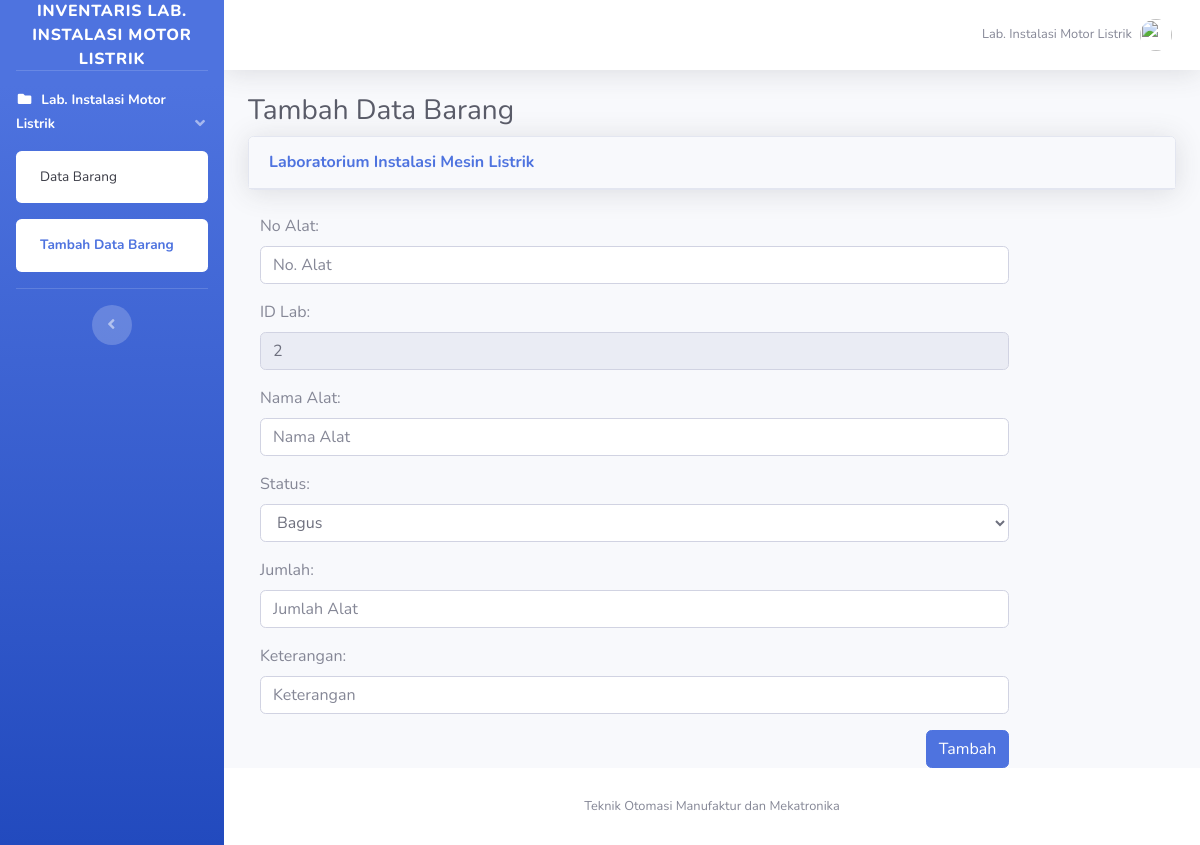
The page /lab_iml/tambah_barang.php on the database its author committed.
### tables this page shows
CREATE TABLE `t_laboratorium` (
  `id_lab` int(4) UNSIGNED NOT NULL,
  `nama_lab` varchar(50) NOT NULL,
  `ka_lab` varchar(20) NOT NULL,
  `username` varchar(30) NOT NULL,
  `password` varchar(40) NOT NULL
);

### lab_iml/tambah_barang.php (the view, shortened to what this page needs)
<?php
    include "../config.php";
    $query_lab = mysqli_query($koneksi,"SELECT * FROM t_laboratorium where id_lab=2");
    $data_lab = mysqli_fetch_array($query_lab);
?>
<!DOCTYPE html>
<html lang="en">
    <head>
        <link href="../vendor/fontawesome-free/css/all.min.css" rel="stylesheet" type="text/css">
        <link href="../css/sb-admin-2.min.css" rel="stylesheet">
        <link href="../vendor/datatables/dataTables.bootstrap4.min.css" rel="stylesheet">
    </head>
    <body id="page-top">
        <div id="wrapper">
            <ul class="navbar-nav bg-gradient-primary sidebar sidebar-dark accordion" id="accordionSidebar">
                <a class="sidebar-brand d-flex align-items-center justify-content-center" href="lab_robotika.php">
                <div class="sidebar-brand-text mx-3">Inventaris <?=$data_lab['nama_lab'];?></div>
                </a>
                <hr class="sidebar-divider my-0">
                <li class="nav-item active">
                    <a class="nav-link" href="#" data-toggle="collapse" data-target="#collapsePages" aria-expanded="true" aria-controls="collapsePages">
                        <i class="fas fa-fw fa-folder"></i>
                        <span><?=$data_lab['nama_lab'];?></span>
                    </a>
                    <div id="collapsePages" class="collapse show" aria-labelledby="headingPages" data-parent="#accordionSidebar">
                        <div class="bg-white py-2 collapse-inner rounded">
                            <a class="collapse-item" href="index.php">Data Barang</a>
                        </div>
                    </div>
                    <div id="collapsePages" class="collapse show" aria-labelledby="headingPages" data-parent="#accordionSidebar">
                        <div class="bg-white py-2 collapse-inner rounded">
                            <a class="collapse-item active" href="tambah_barang.php">Tambah Data Barang</a>
                        </div>
                    </div>
                </li>
                <hr class="sidebar-divider d-none d-md-block">
                <div class="text-center d-none d-md-inline">
                    <button class="rounded-circle border-0" id="sidebarToggle"></button>
                </div>
            </ul>
            <div id="content-wrapper" class="d-flex flex-column">
                <div id="content">
                    <nav class="navbar navbar-expand navbar-light bg-white topbar mb-4 static-top shadow">
                        <ul class="navbar-nav ml-auto">
                            <li class="nav-item dropdown no-arrow">
                                <a class="nav-link dropdown-toggle" href="#" id="userDropdown" role="button" data-toggle="dropdown" aria-haspopup="true" aria-expanded="false">
                                    <span class="mr-2 d-none d-lg-inline text-gray-600 small"><?=$data_lab['nama_lab'];?></span>
                                    <img class="img-profile rounded-circle" src="../img/Black.png">
                                </a>
                            </li>
                        </ul>
                    </nav>
                    <div class="container-fluid">
                        <h1 class="h3 mb-2 text-gray-800">Tambah Data Barang</h1>
                        <div class="card shadow mb-4">
                            <div class="card-header py-3">
                                <h6 class="m-0 font-weight-bold text-primary">Laboratorium Instalasi Mesin Listrik</h6>
                            </div>
                        </div>
                        <form class="form-horizontal" action="log_tambah.php" method="post" enctype="multipart/form-data">
                            <div class="form-group">
                                <label class="control-label col-sm-2" for="id_alat">No Alat:</label>
                                <div class="col-sm-10">
                                    <input type="text" class="form-control" name="id_alat" id="id_alat" placeholder="No. Alat" required>
                                </div>
                            </div>
                            <div class="form-group">
                                <label class="control-label col-sm-2" for="id_lab">ID Lab:</label>
                                <div class="col-sm-10">
                                    <input type="number" class="form-control" value="<?=$data_lab['id_lab'];?>" name="id_lab" id="id_lab" placeholder="<?=$data_lab['id_lab'];?>" readonly>
                                </div>
                            </div>
                            <div class="form-group">
                                <label class="control-label col-sm-2" for="nama_alat">Nama Alat:</label>
                                <div class="col-sm-10">
                                    <input type="text" class="form-control" name="nama_alat" id="nama_alat" placeholder="Nama Alat" required>
                                </div>
                            </div>
                            <div class="form-group">
                                <label class="control-label col-sm-2" for="status">Status:</label>
                                <div class="col-sm-10">
                                    <select id="status_alat" name="status_alat" class="form-control">
                                        <option value="Bagus">Bagus</option>
                                    </select>
                                </div>
                            </div>
                            <div class="form-group">
                                <label class="control-label col-sm-2" for="jumlah_alat">Jumlah:</label>
                                <div class="col-sm-10">
                                    <input type="number" class="form-control" name="jumlah_alat" id="jumlah_alat" placeholder="Jumlah Alat" required>
                                </div>
                            </div>
                            <div class="form-group">
                                <label class="control-label col-sm-2" for="keterangan">Keterangan:</label>
                                <div class="col-sm-10">
                                    <input type="text" class="form-control" name="keterangan" id="keterangan" placeholder="Keterangan" required>
                                </div>
                            </div>
                            <div class="form-group">
                                <div class="col-sm-offset-10 col-lg-10">
                                    <button type="submit" class="btn btn-primary float-right" name="insert">Tambah</button>
                                </div>
                            </div>
                        </form>
                    </div>
                </div>
                <footer class="sticky-footer bg-white">
                    <div class="container my-auto">
                        <div class="copyright text-center my-auto">
                            <span>Teknik Otomasi Manufaktur dan Mekatronika</span>
                        </div>
                    </div>
                </footer>
            </div>
        </div>
    </body>
</html>

### rows shown on the page
t_laboratorium: nama_lab "LAB. INSTALASI MOTOR LISTRIK", nama_lab "Lab. Instalasi Motor Listrik", id_lab "2"
